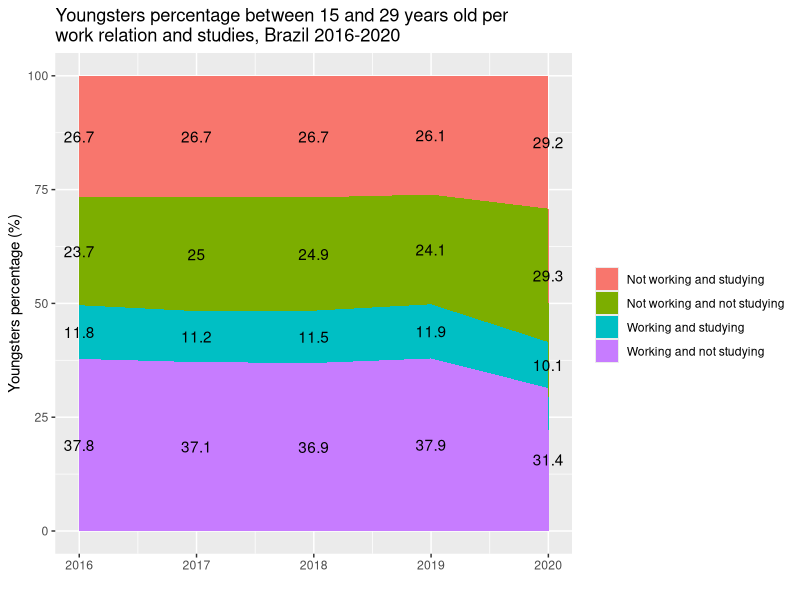
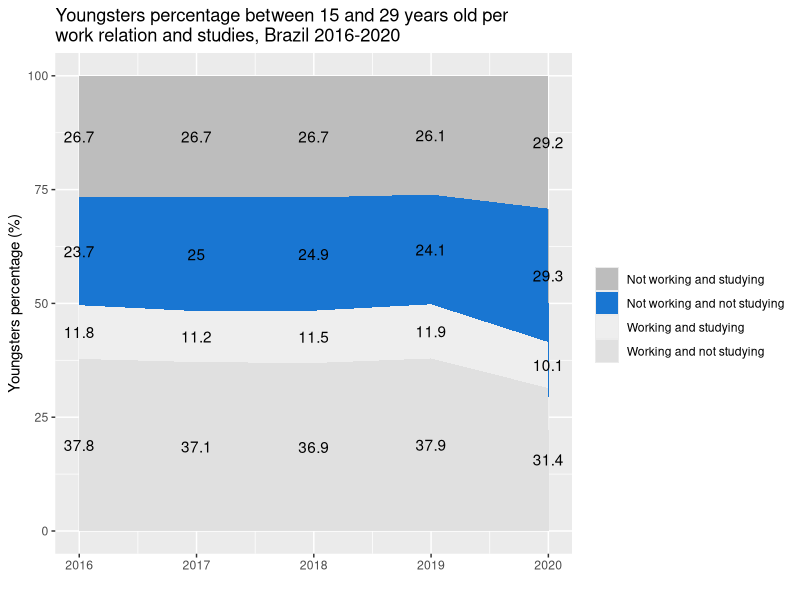
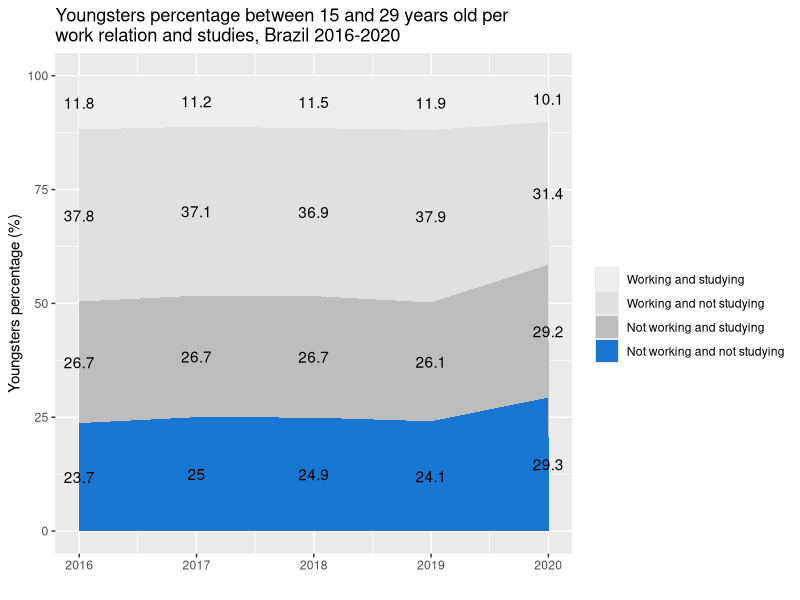
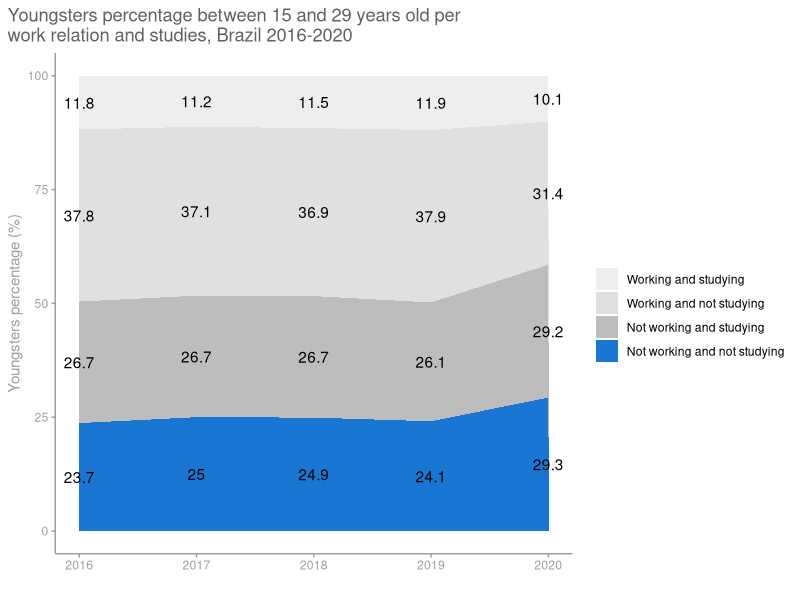
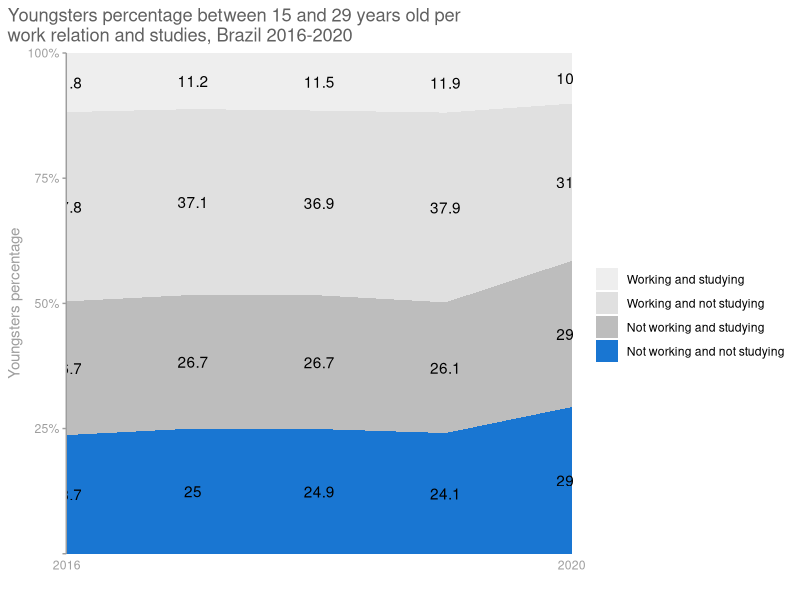
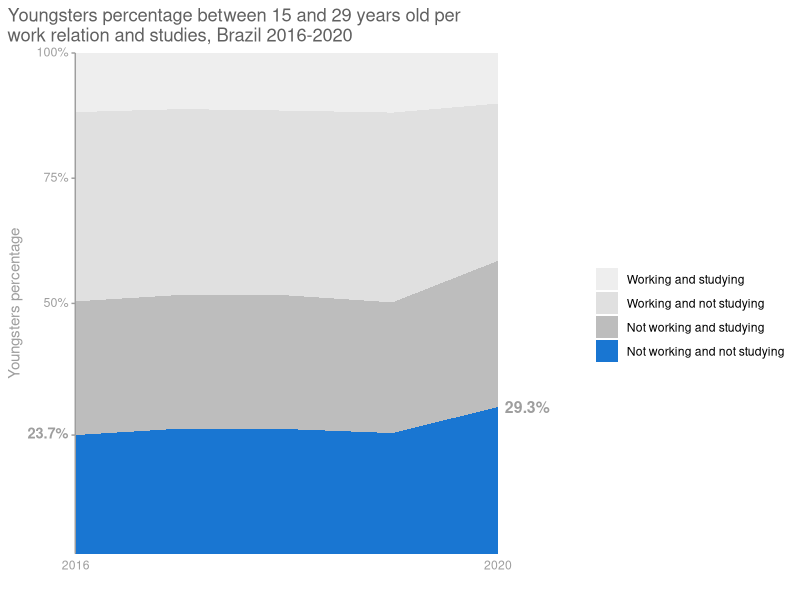
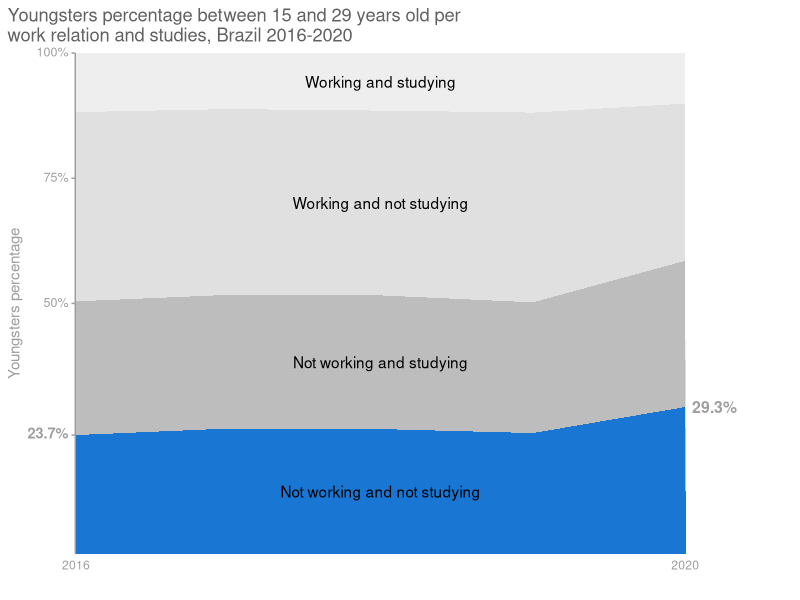
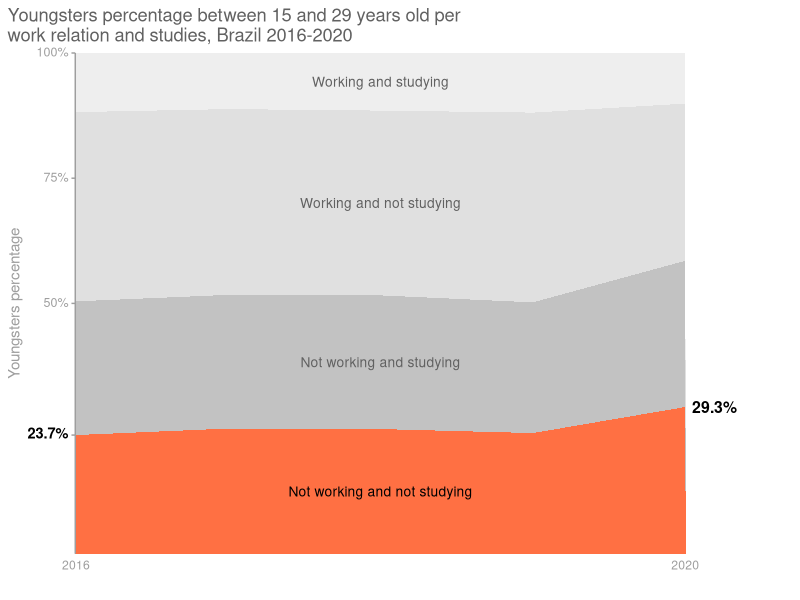

Recreate these plots in R, in order.
library(ggplot2)
library(dplyr)
library(readr)
library(ggtext)

df = read_csv("dataset.csv")

category_order <- c("Not working and studying",
                 "Not working and not studying",
                 "Working and studying",
                 "Working and not studying")

category_factor <- factor(df$category, levels=category_order)

df %>% 
  ggplot(aes(x=year, y=value, fill=category_factor)) +
  geom_area() +
  geom_text(aes(label=value), position=position_stack(vjust=0.5)) +
  labs(title=paste("Youngsters percentage between 15 and 29 years old per",
                   "\nwork relation and studies, Brazil 2016-2020"),
       x="",
       y="Youngsters percentage (%)",
       fill="")

# Focusing on only one cagetory
category_colours <- list("Working and studying" = "#eeeeee",
                         "Working and not studying" = "#e0e0e0",
                         "Not working and studying" = "#bdbdbd",
                         "Not working and not studying" = "#1976d2")

df %>% 
  ggplot(aes(x=year, y=value, fill=category_factor)) +
  geom_area() +
  geom_text(aes(label=value), position=position_stack(vjust=0.5)) +
  scale_fill_manual(values=category_colours) +
  labs(title=paste("Youngsters percentage between 15 and 29 years old per",
                   "\nwork relation and studies, Brazil 2016-2020"),
       x="",
       y="Youngsters percentage (%)",
       fill="")

# Rearranging the order to make easier to compare categories
category_order_v2 <- c("Working and studying",
                        "Working and not studying",
                        "Not working and studying",
                        "Not working and not studying")

category_factor_v2 <- factor(df$category, levels=category_order_v2)

df %>% 
  ggplot(aes(x=year, y=value, fill=category_factor_v2)) +
  geom_area() +
  geom_text(aes(label=value), position=position_stack(vjust=0.5)) +
  scale_fill_manual(values=category_colours) +
  labs(title=paste("Youngsters percentage between 15 and 29 years old per",
                   "\nwork relation and studies, Brazil 2016-2020"),
       x="",
       y="Youngsters percentage (%)",
       fill="")

# Simplifying the theme
my_colors <- list(
  title = "#616161",
  axis = "#9e9e9e",
  no_emphasis = "#757575"
)

theme_simple <- function() {
  theme_classic() +
    theme(plot.title = element_text(hjust = 0, colour = my_colors$title),
          plot.title.position = "plot",
          axis.line = element_line(colour = my_colors$axis),
          axis.ticks = element_line(colour = my_colors$axis),
          axis.text = element_text(colour = my_colors$axis),
          axis.title = element_text(colour = my_colors$axis))
}

df %>% 
  ggplot(aes(x=year, y=value, fill=category_factor_v2)) +
  geom_area() +
  geom_text(aes(label=value), position=position_stack(vjust=0.5)) +
  scale_fill_manual(values=category_colours) +
  labs(title=paste("Youngsters percentage between 15 and 29 years old per",
                   "\nwork relation and studies, Brazil 2016-2020"),
       x="",
       y="Youngsters percentage (%)",
       fill="") +
  theme_simple()

# Playing with axis
df %>% 
  ggplot(aes(x=year, y=value, fill=category_factor_v2)) +
  geom_area() +
  geom_text(aes(label=value), position=position_stack(vjust=0.5)) +
  scale_fill_manual(values=category_colours) +
  labs(title=paste("Youngsters percentage between 15 and 29 years old per",
                   "\nwork relation and studies, Brazil 2016-2020"),
       x="",
       y="Youngsters percentage",
       fill="") +
  theme_simple() +
  scale_x_discrete(expand=c(0,0), limits=c(2016, 2020)) +
  scale_y_continuous(expand=c(0,0), labels=c("", "25%", "50%", "75%", "100%")) +
  theme(axis.line.x=element_blank(),
        axis.ticks.x=element_blank())


# Getting only useful labels
first_value <- df %>% 
  filter(category == "Not working and not studying",
         year == 2016)

last_value <- df %>% 
  filter(category == "Not working and not studying",
         year == 2020)

y_axis_breaks <- c(23.7, 50, 75, 100)
y_axis_custom <- y_axis_breaks == 23.7

df %>% 
  ggplot(aes(x=year, y=value)) +
  geom_area(aes(fill=category_factor_v2)) +
  geom_text(data=last_value, aes(x=year, y=value), label="29.3%",
            position=position_stack(vjust=1), hjust=-0.15,
            size=4, fontface="bold", colour=my_colors$axis) +
  scale_fill_manual(values=category_colours) +
  labs(title=paste("Youngsters percentage between 15 and 29 years old per",
                   "\nwork relation and studies, Brazil 2016-2020"),
       x="",
       y="Youngsters percentage",
       fill="") +
  theme_simple() +
  scale_x_discrete(expand=c(0,0,0,.7), limits=c(2016, 2020)) +
  scale_y_continuous(expand=c(0,0), 
                     breaks=y_axis_breaks,
                     labels=c("23.7%", "50%", "75%", "100%")) +
  theme(axis.line.x=element_blank(),
        axis.ticks.x=element_blank(),
        axis.text.y=element_markdown(face = ifelse(y_axis_custom, "bold", "plain"),
                                     size = ifelse(y_axis_custom, 10.5, 9)))

# Removing external legend
legend_labels <- df %>% 
  arrange(desc(category_factor_v2)) %>% 
  filter(year == 2018)

df %>% 
  ggplot(aes(x=year, y=value)) +
  geom_area(aes(fill=category_factor_v2), show.legend=FALSE) +
  geom_text(data=legend_labels, aes(x=year, y=value, label=category),
            position=position_stack(vjust=.5)) +
  geom_text(data=last_value, aes(x=year, y=value), label="29.3%",
            position=position_stack(vjust=1), hjust=-0.15,
            size=4, fontface="bold", colour=my_colors$axis) +
  scale_fill_manual(values=category_colours) +
  labs(title=paste("Youngsters percentage between 15 and 29 years old per",
                   "\nwork relation and studies, Brazil 2016-2020"),
       x="",
       y="Youngsters percentage",
       fill="") +
  theme_simple() +
  scale_x_discrete(expand=c(0,0,0,.7), limits=c(2016, 2020)) +
  scale_y_continuous(expand=c(0,0), 
                     breaks=y_axis_breaks,
                     labels=c("23.7%", "50%", "75%", "100%")) +
  theme(axis.line.x=element_blank(),
        axis.ticks.x=element_blank(),
        axis.text.y=element_markdown(face = ifelse(y_axis_custom, "bold", "plain"),
                                     size = ifelse(y_axis_custom, 10.5, 9)))


# Adjusting colors to focus on adverse values
category_colours_v2 <- list("Working and studying" = "#eeeeee",
                         "Working and not studying" = "#e0e0e0",
                         "Not working and studying" = "#c2c2c2",
                         "Not working and not studying" = "#ff7043")

df %>% 
  ggplot(aes(x=year, y=value)) +
  geom_area(aes(fill=category_factor_v2), show.legend=FALSE) +
  geom_text(data=legend_labels, aes(x=year, y=value, label=category),
            position=position_stack(vjust=.5), size=3.5,
            colour=c("black", rep(my_colors$title, 3))) +
  geom_text(data=last_value, aes(x=year, y=value), label="29.3%",
            position=position_stack(vjust=1), hjust=-0.15,
            size=4, fontface="bold", colour="black") +
  scale_fill_manual(values=category_colours_v2) +
  labs(title=paste("Youngsters percentage between 15 and 29 years old per",
                   "\nwork relation and studies, Brazil 2016-2020"),
       x="",
       y="Youngsters percentage",
       fill="") +
  theme_simple() +
  scale_x_discrete(expand=c(0,0,0,.7), limits=c(2016, 2020)) +
  scale_y_continuous(expand=c(0,0), 
                     breaks=y_axis_breaks,
                     labels=c("23.7%", "50%", "75%", "100%")) +
  theme(axis.line.x=element_blank(),
        axis.ticks.x=element_blank(),
        axis.text.y=element_markdown(face=ifelse(y_axis_custom, "bold", "plain"),
                                     size=ifelse(y_axis_custom, 10.5, 9),
                                     colour=ifelse(y_axis_custom, "black", my_colors$axis)))
